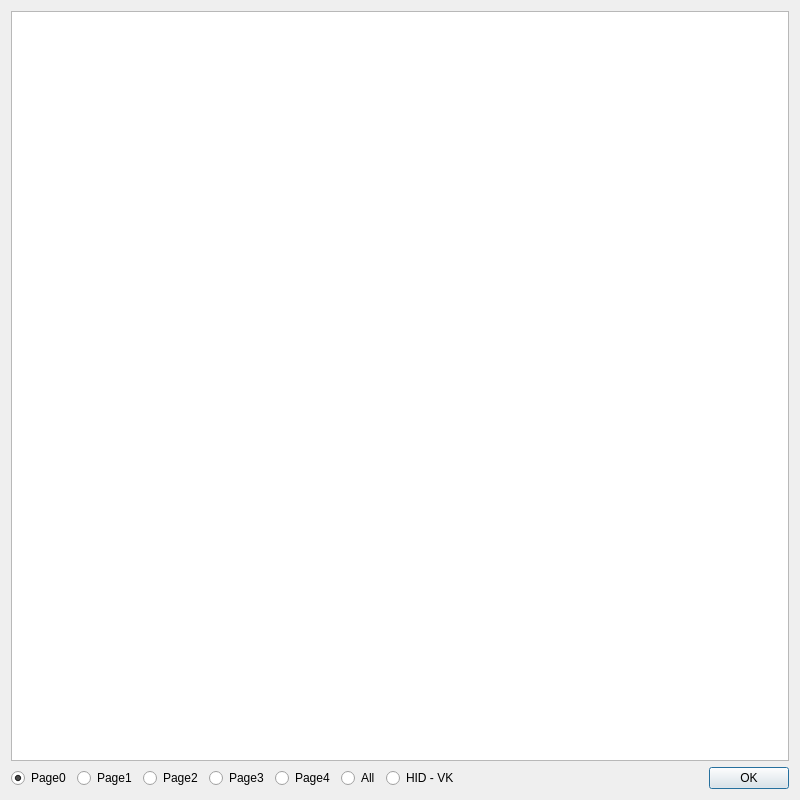
<?xml version="1.0" encoding="UTF-8"?>
<ui version="4.0">
 <class>DialogHidReview</class>
 <widget class="QDialog" name="DialogHidReview">
  <property name="geometry">
   <rect>
    <x>0</x>
    <y>0</y>
    <width>800</width>
    <height>800</height>
   </rect>
  </property>
  <property name="windowTitle">
   <string>Hid Review</string>
  </property>
  <layout class="QVBoxLayout" name="verticalLayout">
   <item>
    <widget class="QTextEdit" name="textEdit">
     <property name="font">
      <font>
       <pointsize>12</pointsize>
       <bold>true</bold>
      </font>
     </property>
     <property name="readOnly">
      <bool>true</bool>
     </property>
    </widget>
   </item>
   <item>
    <layout class="QHBoxLayout" name="horizontalLayout">
     <item>
      <widget class="QRadioButton" name="radioButton_0">
       <property name="text">
        <string>Page0</string>
       </property>
       <property name="checked">
        <bool>true</bool>
       </property>
      </widget>
     </item>
     <item>
      <widget class="QRadioButton" name="radioButton_1">
       <property name="text">
        <string>Page1</string>
       </property>
      </widget>
     </item>
     <item>
      <widget class="QRadioButton" name="radioButton_3">
       <property name="text">
        <string>Page2</string>
       </property>
      </widget>
     </item>
     <item>
      <widget class="QRadioButton" name="radioButton_2">
       <property name="text">
        <string>Page3</string>
       </property>
      </widget>
     </item>
     <item>
      <widget class="QRadioButton" name="radioButton_4">
       <property name="text">
        <string>Page4</string>
       </property>
      </widget>
     </item>
     <item>
      <widget class="QRadioButton" name="radioButton_5">
       <property name="text">
        <string>All</string>
       </property>
      </widget>
     </item>
     <item>
      <widget class="QRadioButton" name="radioButton_6">
       <property name="text">
        <string>HID - VK</string>
       </property>
      </widget>
     </item>
     <item>
      <spacer name="horizontalSpacer">
       <property name="orientation">
        <enum>Qt::Horizontal</enum>
       </property>
       <property name="sizeHint" stdset="0">
        <size>
         <width>40</width>
         <height>20</height>
        </size>
       </property>
      </spacer>
     </item>
     <item>
      <widget class="QPushButton" name="pushButtonOK">
       <property name="text">
        <string>OK</string>
       </property>
      </widget>
     </item>
    </layout>
   </item>
  </layout>
 </widget>
 <resources/>
 <connections/>
</ui>
